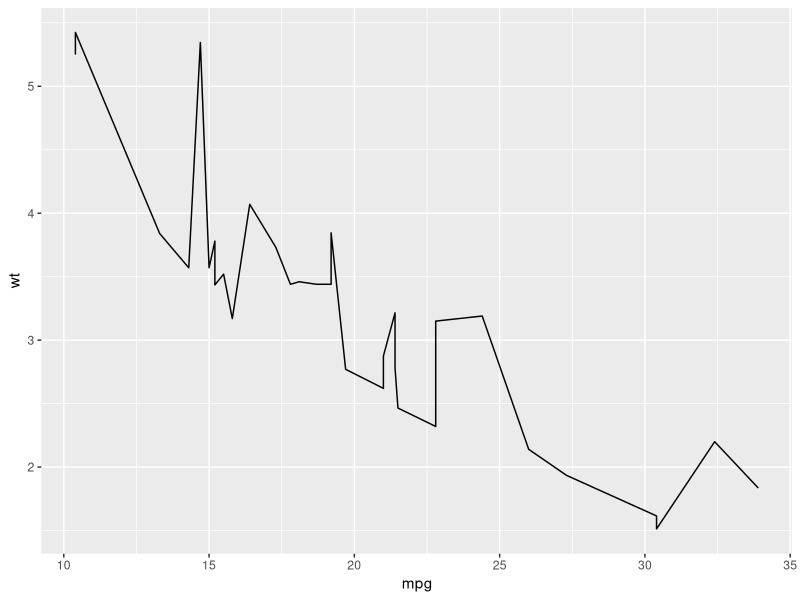
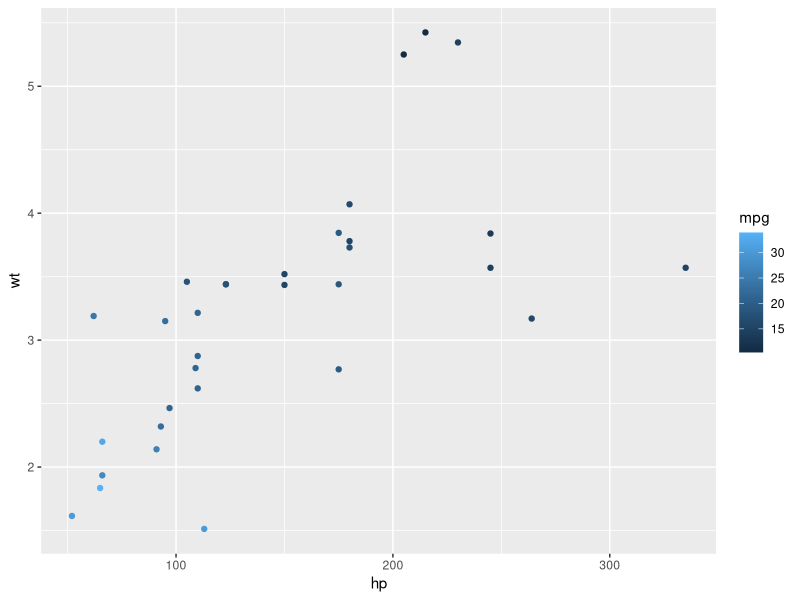

The R script that drew these images, in order:
## ---- chunk 1
library(knitr)
library(ggplot2)
opts_chunk$set(fig.align="center", fig.height=4, fig.width=5.5)
## ---- chunk 2
mtcars
## ---- chunk 3

mtcars_plt <- ggplot(mtcars, aes(x=mpg, y=wt)) + geom_line()

mtcars_plt

## ---- chunk 4

mtcars_plt2 <- ggplot(mtcars, aes(x=hp, y=wt)) + geom_point(aes(color=mpg)) 

mtcars_plt2

